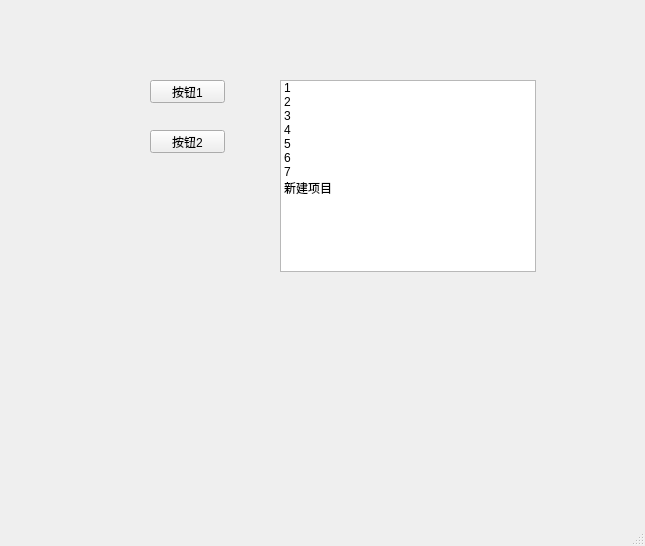
<?xml version="1.0" encoding="UTF-8"?>
<ui version="4.0">
 <class>MainWindow</class>
 <widget class="QMainWindow" name="MainWindow">
  <property name="geometry">
   <rect>
    <x>0</x>
    <y>0</y>
    <width>645</width>
    <height>546</height>
   </rect>
  </property>
  <property name="windowTitle">
   <string>MainWindow</string>
  </property>
  <widget class="QWidget" name="centralwidget">
   <widget class="QPushButton" name="pushButton">
    <property name="geometry">
     <rect>
      <x>150</x>
      <y>80</y>
      <width>75</width>
      <height>23</height>
     </rect>
    </property>
    <property name="text">
     <string>按钮1</string>
    </property>
   </widget>
   <widget class="QPushButton" name="pushButton_2">
    <property name="geometry">
     <rect>
      <x>150</x>
      <y>130</y>
      <width>75</width>
      <height>23</height>
     </rect>
    </property>
    <property name="text">
     <string>按钮2</string>
    </property>
   </widget>
   <widget class="QListWidget" name="listWidget">
    <property name="geometry">
     <rect>
      <x>280</x>
      <y>80</y>
      <width>256</width>
      <height>192</height>
     </rect>
    </property>
    <item>
     <property name="text">
      <string>1</string>
     </property>
    </item>
    <item>
     <property name="text">
      <string>2</string>
     </property>
    </item>
    <item>
     <property name="text">
      <string>3</string>
     </property>
    </item>
    <item>
     <property name="text">
      <string>4</string>
     </property>
    </item>
    <item>
     <property name="text">
      <string>5</string>
     </property>
    </item>
    <item>
     <property name="text">
      <string>6</string>
     </property>
    </item>
    <item>
     <property name="text">
      <string>7</string>
     </property>
    </item>
    <item>
     <property name="text">
      <string>新建项目</string>
     </property>
    </item>
   </widget>
  </widget>
  <widget class="QMenuBar" name="menubar">
   <property name="geometry">
    <rect>
     <x>0</x>
     <y>0</y>
     <width>645</width>
     <height>21</height>
    </rect>
   </property>
  </widget>
  <widget class="QStatusBar" name="statusbar"/>
 </widget>
 <resources/>
 <connections/>
</ui>
